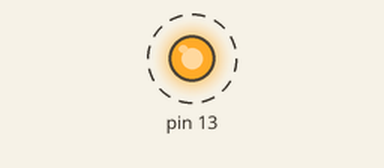
Simulated run of this sketch. Board: Arduino Uno, built with avr-gcc and run on an emulated ATmega328P. Shown: output pins drawn as LEDs (lit = HIGH). Dashed ring = blinking. What the sketch prints to the serial monitor is not drawn.

Above: at 0.6 s.
Timing chart, 0 to 5.9 s (numbered marks = the images above):
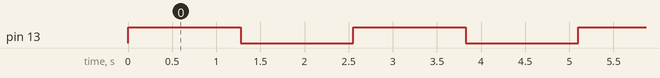

The sketch:

Qualifiers.ino
```cpp
#define MASK(x) ({\
                  (uint8_t)(1<<(x)); \
                 })

#define MEASURE
#define TIME 100000; //though this is an error that will replace the whole 10000;
                     //the compiler won't warn

//const uint16_t TIME = 100000;

#ifdef MEASURE
   uint32_t startTime, currentTime;
#endif

void wait(){
    volatile uint32_t x = TIME;  //disables the complier optimization
                               //don't let the optimizer to remove the while loop
   //uint32_t x = TIME;
   while(x)
     x--;
}

void setup(){
  DDRB|= MASK(5);
  Serial.begin(9600);
}
void loop(){
  PORTB ^= MASK(5);

  #ifdef MEASURE
     startTime = millis();
  #endif

  wait();
  wait();
  wait();
  wait();
  wait();
  wait();


  #ifdef MEASURE
     currentTime = millis();
     Serial.print("Time: ");
     Serial.print((float)(currentTime - startTime)*0.001,3);
     Serial.println(" seconds");
  #endif
}
```

Measured:
- by itself, pin 13: alternates HIGH for 1.3 s and LOW for 1.3 s
